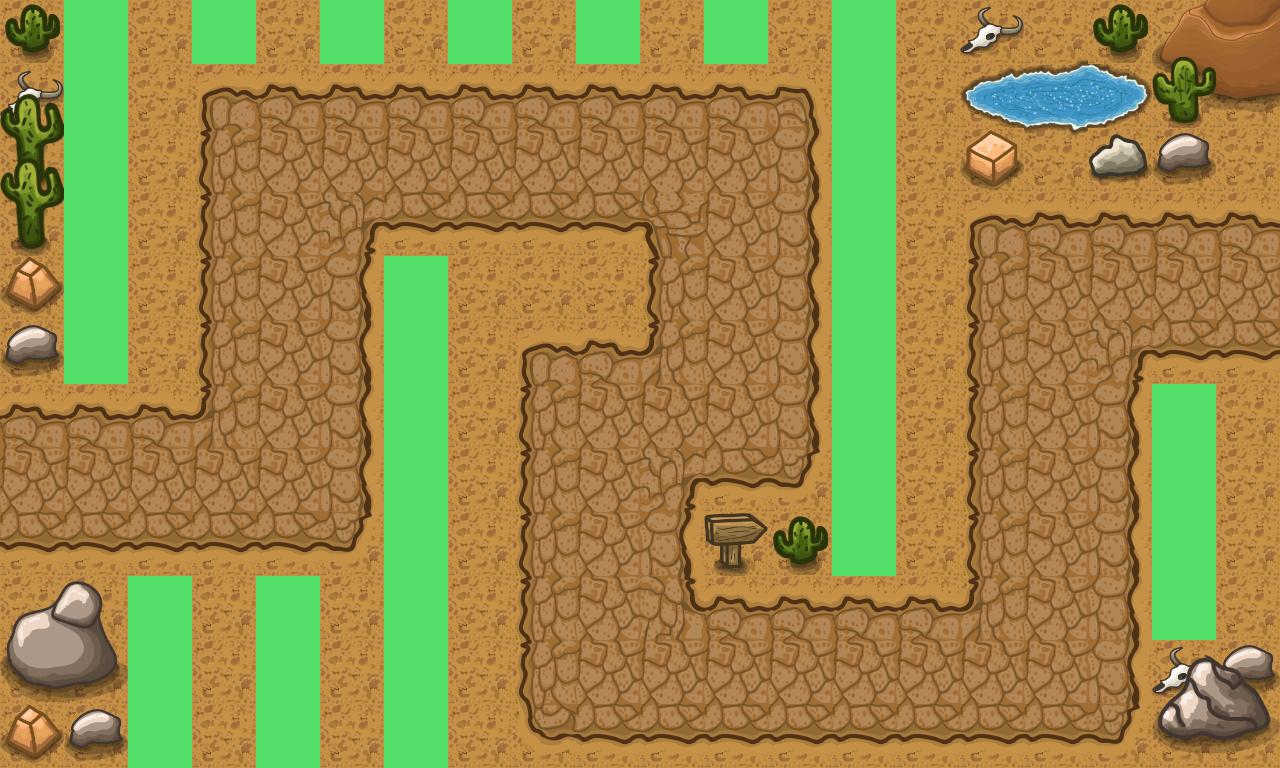

Below is a game level as drawn by its tile map, then a one-line description and the .tmx file that defines it, in full:
An orthogonal 20x12 tile map with 64x64 px tiles, 6 tile layers (Dirt, Pathing, Details 1, Details 2, ...) and 1 object.

<map version="1.10" tiledversion="1.10.2" orientation="orthogonal" renderorder="right-down" width="20" height="12" tilewidth="64" tileheight="64" infinite="0" nextlayerid="9" nextobjectid="2">
 <editorsettings>
  <export target="towerdefense.js" format="js" />
 </editorsettings>
 <tileset firstgid="1" source="tileset.tsx" />
 <layer id="1" name="Dirt" width="20" height="12" locked="1">
  <data encoding="csv">
16,16,16,16,16,16,16,16,16,16,16,16,16,16,16,16,16,16,16,16,
16,16,16,16,16,16,16,16,16,16,16,16,16,16,16,16,16,16,16,16,
16,16,16,16,16,16,16,16,16,16,16,16,16,16,16,16,16,16,16,16,
16,16,16,16,16,16,16,16,16,16,16,16,16,16,16,16,16,16,16,16,
16,16,16,16,16,16,16,16,16,16,16,16,16,16,16,16,16,16,16,16,
16,16,16,16,16,16,16,16,16,16,16,16,16,16,16,16,16,16,16,16,
16,16,16,16,16,16,16,16,16,16,16,16,16,16,16,16,16,16,16,16,
16,16,16,16,16,16,16,16,16,16,16,16,16,16,16,16,16,16,16,16,
16,16,16,16,16,16,16,16,16,16,16,16,16,16,16,16,16,16,16,16,
16,16,16,16,16,16,16,16,16,16,16,16,16,16,16,16,16,16,16,16,
16,16,16,16,16,16,16,16,16,16,16,16,16,16,16,16,16,16,16,16,
16,16,16,16,16,16,16,16,16,16,16,16,16,16,16,16,16,16,16,16
</data>
 </layer>
 <layer id="2" name="Pathing" width="20" height="12" locked="1">
  <data encoding="csv">
0,0,0,0,0,0,0,0,0,0,0,0,0,0,0,0,0,0,0,0,
0,0,0,4,5,5,5,5,5,5,5,5,6,0,0,0,0,0,0,0,
0,0,0,18,19,19,19,19,19,19,19,19,20,0,0,0,0,0,0,0,
0,0,0,18,19,22,33,33,33,33,21,19,20,0,0,4,5,5,5,5,
0,0,0,18,19,20,0,0,0,0,18,19,20,0,0,18,19,19,19,19,
0,0,0,18,19,20,0,0,4,5,7,19,20,0,0,18,19,22,33,33,
5,5,5,7,19,20,0,0,18,19,19,19,20,0,0,18,19,20,0,0,
19,19,19,19,19,20,0,0,18,19,22,33,34,0,0,18,19,20,0,0,
33,33,33,33,33,34,0,0,18,19,20,0,0,0,0,18,19,20,0,0,
0,0,0,0,0,0,0,0,18,19,8,5,5,5,5,7,19,20,0,0,
0,0,0,0,0,0,0,0,18,19,19,19,19,19,19,19,19,20,0,0,
0,0,0,0,0,0,0,0,32,33,33,33,33,33,33,33,33,34,0,0
</data>
 </layer>
 <layer id="4" name="Details 1" width="20" height="12">
  <data encoding="csv">
49,0,0,0,0,0,0,0,0,0,0,0,0,0,0,48,120,49,127,128,
48,0,0,0,0,0,0,0,0,0,0,0,0,0,0,133,134,135,141,142,
0,0,0,0,0,0,0,0,0,0,0,0,0,0,0,45,148,43,46,0,
0,0,0,0,0,0,0,0,0,0,0,0,0,0,0,0,0,0,0,0,
44,0,0,0,0,0,0,0,0,0,0,0,0,0,0,0,0,0,0,0,
46,0,0,0,0,0,0,0,0,0,0,0,0,0,0,0,0,0,0,0,
0,0,0,0,0,0,0,0,0,0,0,0,0,0,0,0,0,0,0,0,
0,0,0,0,0,0,64,0,0,0,0,0,0,0,0,0,0,0,0,0,
0,0,0,0,0,0,0,0,0,0,0,47,49,0,0,0,0,0,0,0,
89,90,0,0,0,0,0,0,0,0,0,0,0,0,0,0,0,0,0,0,
103,104,0,0,0,0,0,0,0,0,0,0,0,0,0,0,0,0,48,46,
0,0,0,0,0,0,0,0,0,0,0,0,0,0,0,0,0,0,0,0
</data>
 </layer>
 <layer id="5" name="Details 2" width="20" height="12">
  <data encoding="csv">
0,0,0,0,0,0,0,0,0,0,0,0,0,0,0,0,0,0,58,0,
57,0,0,0,0,0,0,0,0,0,0,0,0,0,0,0,0,0,72,0,
71,0,0,0,0,0,0,0,0,0,0,0,0,0,0,0,0,0,0,0,
0,0,0,0,0,0,0,0,0,0,0,0,0,0,0,0,0,0,0,0,
0,0,0,0,0,0,0,0,0,0,0,0,0,0,0,0,0,0,0,0,
0,0,0,0,0,0,0,0,0,0,0,0,0,0,0,0,0,0,0,0,
0,0,0,0,0,0,0,0,0,0,0,0,0,0,0,0,0,0,0,0,
0,0,0,0,0,0,0,0,0,0,0,0,0,0,0,0,0,0,0,0,
0,0,0,0,0,0,0,0,0,0,0,0,0,0,0,0,0,0,0,0,
0,0,0,0,0,0,0,0,0,0,0,0,0,0,0,0,0,0,0,0,
0,0,0,0,0,0,0,0,0,0,0,0,0,0,0,0,0,0,87,88,
0,0,0,0,0,0,0,0,0,0,0,0,0,0,0,0,0,0,101,102
</data>
 </layer>
 <layer id="6" name="Details 3" width="20" height="12">
  <data encoding="csv">
0,0,0,0,0,0,0,0,0,0,0,0,0,0,0,0,0,0,0,0,
0,0,0,0,0,0,0,0,0,0,0,0,0,0,0,0,0,0,0,0,
57,0,0,0,0,0,0,0,0,0,0,0,0,0,0,0,0,0,0,0,
71,0,0,0,0,0,0,0,0,0,0,0,0,0,0,0,0,0,0,0,
0,0,0,0,0,0,0,0,0,0,0,0,0,0,0,0,0,0,0,0,
0,0,0,0,0,0,0,0,0,0,0,0,0,0,0,0,0,0,0,0,
0,0,0,0,0,0,0,0,0,0,0,0,0,0,0,0,0,0,0,0,
0,0,0,0,0,0,0,0,0,0,0,0,0,0,0,0,0,0,0,0,
0,0,0,0,0,0,0,0,0,0,0,0,0,0,0,0,0,0,0,0,
0,0,0,0,0,0,0,0,0,0,0,0,0,0,0,0,0,0,0,0,
0,0,0,0,0,0,0,0,0,0,0,0,0,0,0,0,0,0,0,0,
44,46,0,0,0,0,0,0,0,0,0,0,0,0,0,0,0,0,0,0
</data>
 </layer>
 <objectgroup id="7" name="Object Layer 1">
  <object id="1" x="0" y="0">
   <polyline points="0,0 -141.333,474.667 288,476 293.333,154.667 734.667,157.333 733.333,418.667 601.333,416 604,677.333 1054.67,676 1057.33,288 1437.33,289.333" />
  </object>
 </objectgroup>
 <layer id="8" name="Placement Tiles" width="20" height="12">
  <data encoding="csv">
0,14,0,14,0,14,0,14,0,14,0,14,0,14,0,0,0,0,0,0,
0,14,0,0,0,0,0,0,0,0,0,0,0,14,0,0,0,0,0,0,
0,14,0,0,0,0,0,0,0,0,0,0,0,14,0,0,0,0,0,0,
0,14,0,0,0,0,0,0,0,0,0,0,0,14,0,0,0,0,0,0,
0,14,0,0,0,0,14,0,0,0,0,0,0,14,0,0,0,0,0,0,
0,14,0,0,0,0,14,0,0,0,0,0,0,14,0,0,0,0,0,0,
0,0,0,0,0,0,14,0,0,0,0,0,0,14,0,0,0,0,14,0,
0,0,0,0,0,0,14,0,0,0,0,0,0,14,0,0,0,0,14,0,
0,0,0,0,0,0,14,0,0,0,0,0,0,14,0,0,0,0,14,0,
0,0,14,0,14,0,14,0,0,0,0,0,0,0,0,0,0,0,14,0,
0,0,14,0,14,0,14,0,0,0,0,0,0,0,0,0,0,0,0,0,
0,0,14,0,14,0,14,0,0,0,0,0,0,0,0,0,0,0,0,0
</data>
 </layer>
</map>
